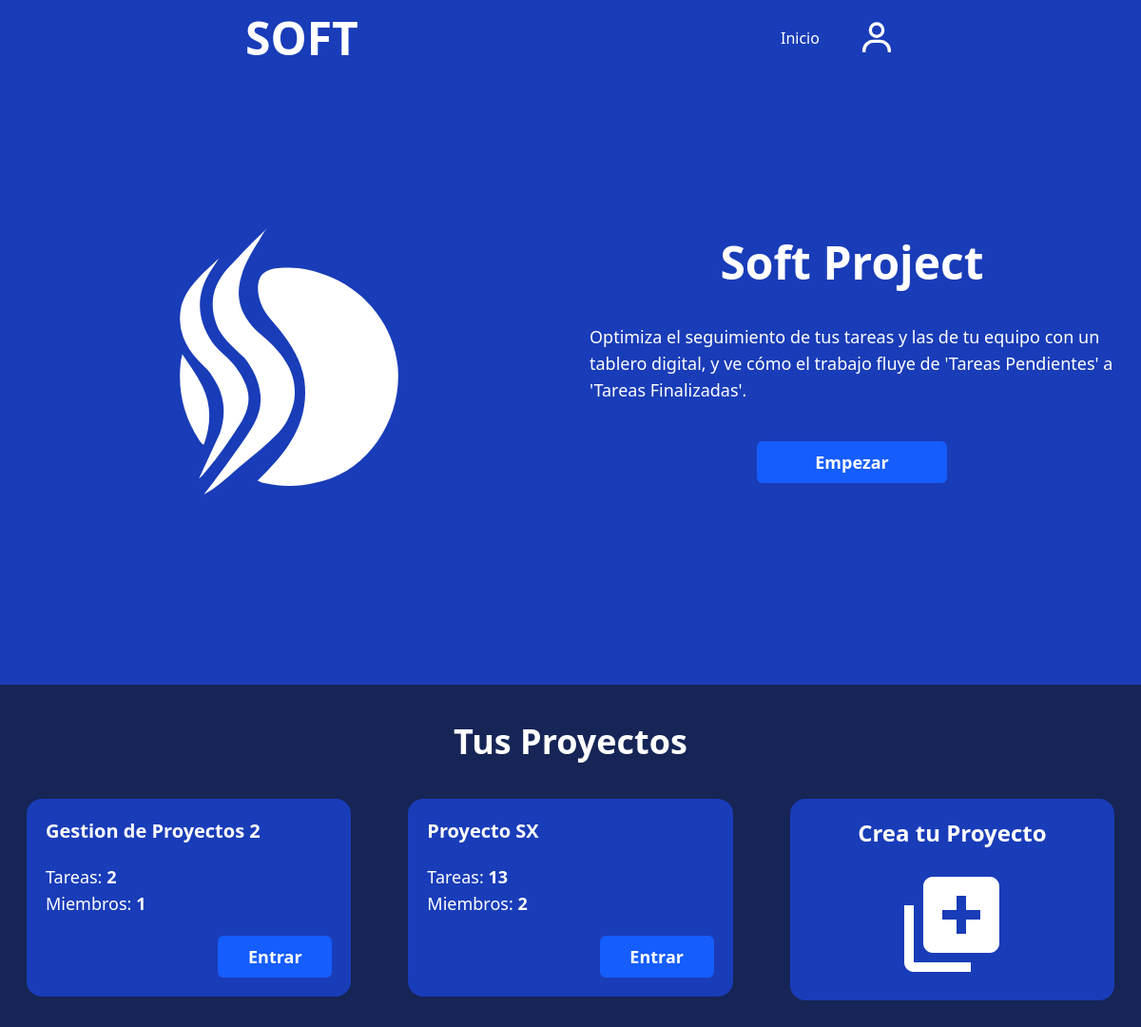
/ (signed in), run on an earlier commit of the app's database.
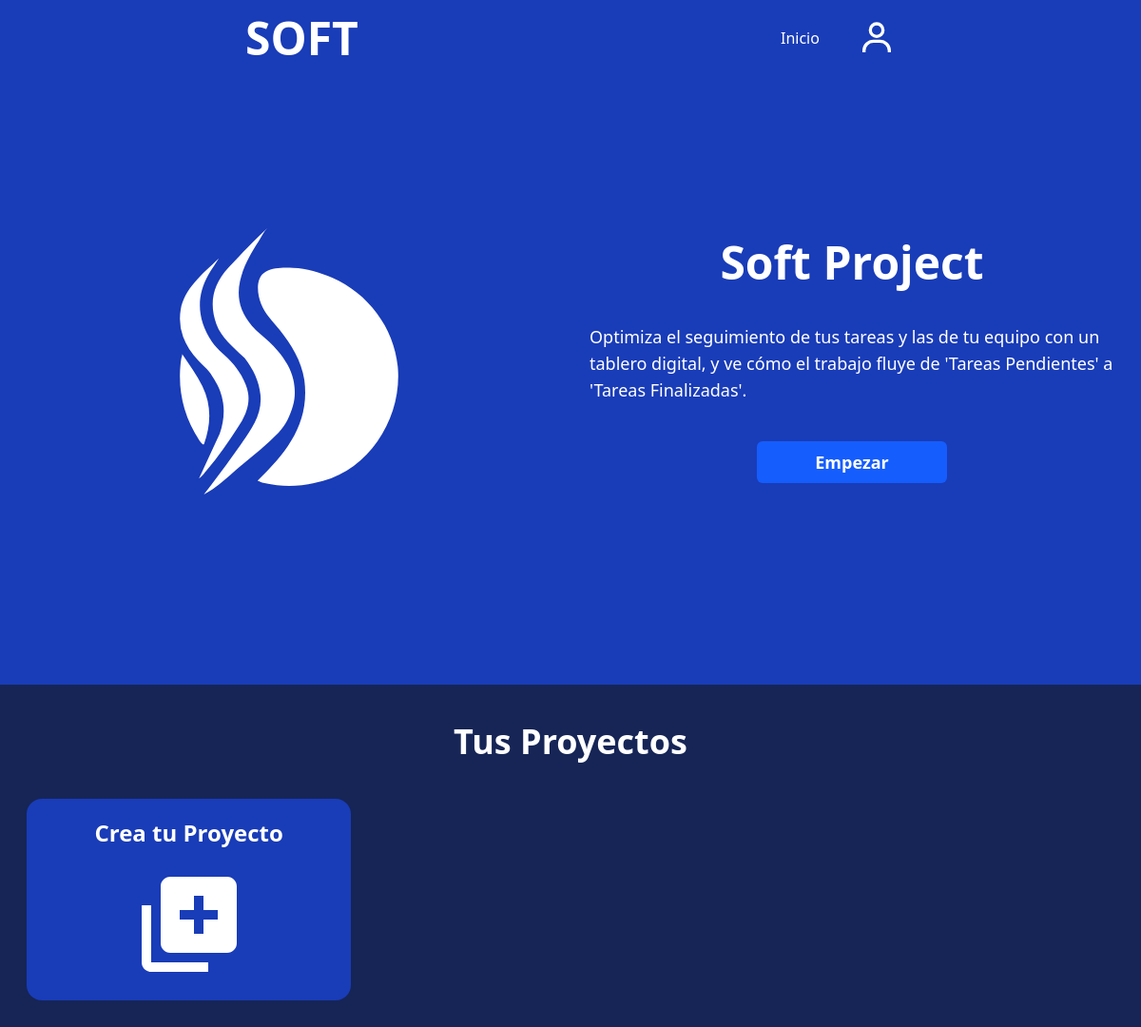
And on a later commit of the database.
### GestionProyecto/models.py (models this page shows)
class miembros_proyecto(models.Model):
    id_proyecto = models.ForeignKey(Proyectos, on_delete=models.CASCADE)
    usuario = models.ForeignKey(Usuarios, on_delete=models.CASCADE)
    is_admin = models.BooleanField(default=False)

class Proyectos(models.Model):
    id_proyecto = models.AutoField(primary_key=True)
    nombre = models.CharField(max_length=100)
    estado = models.BooleanField(default=True)
    fecha_creacion = models.DateTimeField(auto_now_add=True)
    fecha_modificacion = models.DateTimeField(auto_now=True)

### GestionProyecto/views.py (the view, shortened to what this page needs)
# urls.py: path("", views.inicio, name="Inicio"),
def inicio(request):
    if request.user.is_authenticated:
        userProyectos = miembros_proyecto.objects.filter(usuario=request.user)
        datosProyecto = {}
        for proy in userProyectos:
            datosProyecto[proy.id_proyecto] = {
                'TareasTotal': tareas_proyecto.objects.filter(id_proyecto=proy.id_proyecto).count(),
                'MiembrosTotal': miembros_proyecto.objects.filter(id_proyecto=proy.id_proyecto).count(),
            }
        return render(request, 'inicio.html', {
            'proyectos': userProyectos,
            'datosProyecto': datosProyecto.items(),
        })
    else:
        return render(request, 'inicio.html')

### GestionProyecto/templates/inicio.html (shortened to what this page needs)
{% extends "index.html" %}
{% load static %}
{% block Contenido %}
<header class="h-max  bg-blue-800 text-white flex flex-col items-center px-7 pb-10">
    <nav class="flex flex-col w-full md:flex-row justify-center md:justify-around items-center gap-4 p-4">
        <h2 class="text-5xl  font-black">SOFT</h2>
        <div class="flex items-center gap-10 font-medium">
            <a href="#">Inicio</a>
            {% if user.is_authenticated %}
            <a href='{% url "Perfil" %}' class="cursor-pointer">
                <svg class="fill-white h-10 w-10" xmlns="http://www.w3.org/2000/svg" viewBox="0 0 24 24">
                    <path d="M12 2a5 5 0 1 0 5 5 5 5 0 0 0-5-5m0 8a3 3 0 1 1 3-3 3 3 0 0 1-3 3m9 11v-1a7 7 0 0 0-7-7h-4a7 7 0 0 0-7 7v1h2v-1a5 5 0 0 1 5-5h4a5 5 0 0 1 5 5v1z"/>
                </svg>
            </a>
            {% else %}
            <a href="{% url "Login" %}">Login</a>
            <a href="{% url "Registro" %}">Registro</a>
            {% endif %}
        </div>
    </nav>
    <section class="grid place-items-center justify-center md:grid-flow-col md:my-40 auto-cols-fr  gap-10">
        <figure class="w-70 h-70 my-10 md:my-0">
        </figure>
        <article class="flex flex-col gap-10 place-items-center">
            <h3 class="text-5xl  font-black">Soft Project</h3>
            <p class="text-lg">Optimiza el seguimiento de tus tareas y las de tu equipo con un tablero digital, y ve cómo el trabajo fluye de 'Tareas Pendientes' a 'Tareas Finalizadas'.</p>
            <a href="#proyectos" class="botonStyle text-center">Empezar</a>
        </article>
    </section>
</header>
<main class="h-max text-white flex flex-col items-center px-7 py-10">
    {% if user.is_authenticated %}
        <section id="proyectos" class="w-full">
            <h3 class="text-4xl font-bold text-center mb-10">Tus Proyectos</h3>
            <article class="grid my-5 gap-15 md:grid-cols-2 lg:grid-cols-3 2xl:grid-cols-4">
                {% for proyecto in proyectos %}
                <div class="bg-blue-800 w-full h-max rounded-2xl p-5">
                        <h4 class="text-xl font-bold mb-5">{{ proyecto.id_proyecto.nombre }}</h4>
                        {% for datos in datosProyecto %}
                            {% if proyecto.id_proyecto == datos.0 %}
                                <span class="text-lg font-medium">Tareas: <strong>{{datos.1.TareasTotal}}</strong> </span>
                                <p class="text-lg font-medium">Miembros: <strong>{{datos.1.MiembrosTotal}}</strong> </p>
                            {% endif %}
                        {% endfor %}
                        <div class="w-full flex flex-row-reverse">
                            <a href='{% url "ProyectoTablero" proyecto.id_proyecto.id_proyecto %}' class="botonStyle w-30 mt-5 text-center">Entrar</a>
                        </div>
                    </div>
                {% endfor %}
                <div onclick="OpenModal('modalCrearProyecto')" class="bg-blue-800 cursor-pointer select-none w-full h-max rounded-2xl p-5 flex flex-col justify-center items-center">
                    <h4 class="text-2xl font-bold mb-5">Crea tu Proyecto</h4>
                    <figure>
                        <svg class="fill-white w-30 h-30" xmlns="http://www.w3.org/2000/svg" viewBox="0 0 24 24">
                            <path d="M20 2H8c-1.103 0-2 .897-2 2v12c0 1.103.897 2 2 2h12c1.103 0 2-.897 2-2V4c0-1.103-.897-2-2-2m-2 9h-3v3h-2v-3h-3V9h3V6h2v3h3zM4 22h12v-2H4V8H2v12c0 1.103.897 2 2 2"/>
                        </svg>
                    </figure>
                </div>
            </article>
        </section>
    {% endif %}
</main>
{% endblock Contenido %}

What changed in the data, as far as the page shows it:
removed miembros_proyecto: id_proyecto.nombre "Gestion de Proyectos 2"
removed Proyectos: datos "2", datos "1", shown under "Gestion de Proyectos 2"
removed miembros_proyecto: id_proyecto.nombre "Proyecto SX"
removed Proyectos: datos "13", id_proyecto "2", shown under "Proyecto SX"
